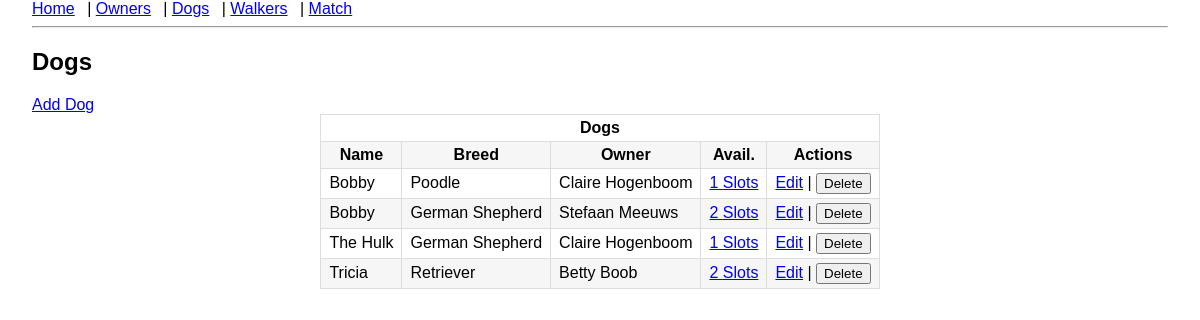
The page /dogs on the database its author committed.
### models.py (models this page shows)
class Dog(db.Model):
    id = db.Column(db.Integer, primary_key=True)
    name = db.Column(db.String(80), nullable=False)
    breed = db.Column(db.String(80))
    owner_id = db.Column(db.Integer, db.ForeignKey("dog_owner.id"), nullable=False)
    availabilities = db.relationship(
        "Availability", backref="dog", cascade="all, delete-orphan"
    )

class DogOwner(db.Model):
    id = db.Column(db.Integer, primary_key=True)
    name = db.Column(db.String(100), nullable=False)
    email = db.Column(db.String(120))
    dogs = db.relationship("Dog", backref="owner", cascade="all, delete-orphan")

### app.py (the view)
@app.route("/dogs")
def dogs():
    dogs = Dog.query.order_by(Dog.name.asc()).all()
    table_name = Dog.__tablename__
    return render_template("dogs.html", dogs=dogs)

### templates/dogs.html
{% extends "layout.html" %}
{% block content %}
<h2>Dogs</h2>
<a href="{{ url_for('add_dog') }}">Add Dog</a>
<table class="table table-striped table-centered">
    <thead>
    <tr>
        <th colspan="5">Dogs</th>
    </tr>
    <tr>
        <th>Name</th>
        <th>Breed</th>
        <th>Owner</th>
        <th>Avail.</th>
        <th>Actions</th>
    </tr>
    </thead>
    {% for dog in dogs %}
    <tr>
        <td>{{ dog.name }}</td>
        <td>{{ dog.breed }}</td>
        <td>{{ dog.owner.name }}</td>
        <td>
            <a href="{{ url_for('manage_availability', entity='dog', entity_id=dog.id) }}">
                {{ dog.availabilities|length }} Slots
            </a>
        </td>
        <td>
            <a href="{{ url_for('edit_dog', dog_id=dog.id) }}">Edit</a>
            |
            <form action="{{ url_for('delete_dog', dog_id=dog.id) }}" method="post" style="display:inline;">
                <button type="submit" onclick="return confirm('Are you sure you want to delete this dog?');">Delete
                </button>
            </form>
        </td>
    </tr>
    {% endfor %}
</table>
{% endblock %}

### static/style.css (style rules this page uses)
body { font-family: Arial, sans-serif; margin: 0 2rem; }
table { border-collapse: collapse; width: auto; margin: 0 auto; }
th, td { border: 1px solid #ddd; padding: 4px 8px; }
tr:nth-child(even) { background: #f6f6f6; }

### static/css/custom.css (style rules this page uses)
.table-centered { margin: 0 auto; width: auto; }
.table-centered th, .table-centered td { white-space: nowrap; }

### rows shown on the page
Dog: name "Bobby", breed "Poodle", owner.name "Claire Hogenboom", availabilities|length "1"
Dog: name "Bobby", breed "German Shepherd", owner.name "Stefaan Meeuws", availabilities|length "2"
Dog: name "The Hulk", breed "German Shepherd", owner.name "Claire Hogenboom", availabilities|length "1"
Dog: name "Tricia", breed "Retriever", owner.name "Betty Boob", availabilities|length "2"
